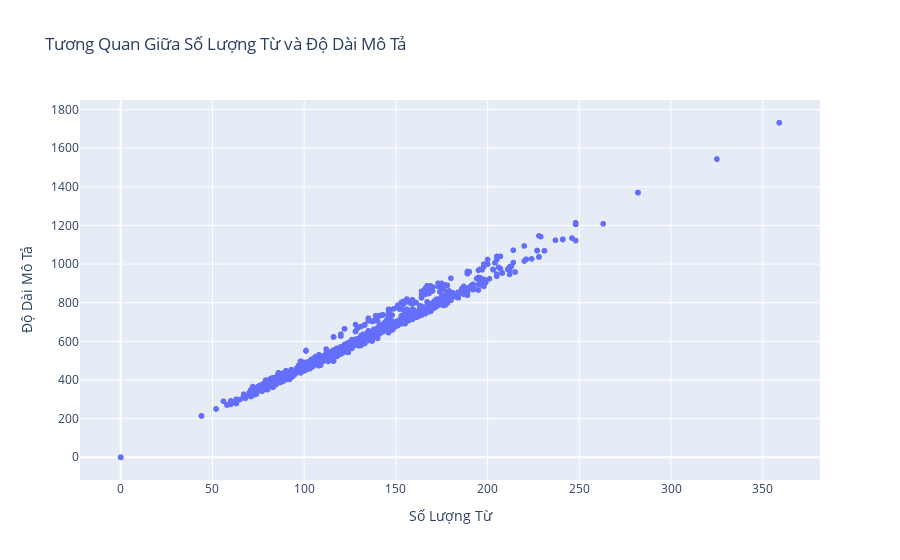

Write notebook code for a chart like this one.
### Code cell
df['word_count'] = df['decripsion'].apply(lambda x: len(str(x).split()))
fig = px.scatter(df, x='word_count', y='description_length', 
                 labels={'word_count': 'Số Lượng Từ', 'description_length': 'Độ Dài Mô Tả'},
                 title='Tương Quan Giữa Số Lượng Từ và Độ Dài Mô Tả')
fig.show()

### Figure 1 — Plotly figure (JSON) as saved in the notebook; plotly's stock layout.template omitted (floating-point values rounded to 4 significant figures; data arrays with more than 128 entries replaced by an {"elided": "..."} marker saying what was removed)
{"data": [{"hovertemplate": "Số Lượng Từ=%{x}<br>Độ Dài Mô Tả=%{y}<extra></extra>", "legendgroup": "", "marker": {"color": "#636efa", "symbol": "circle"}, "mode": "markers", "name": "", "showlegend": false, "type": "scattergl", "x": {"elided": "4424 int values"}, "xaxis": "x", "y": {"elided": "4424 int values"}, "yaxis": "y"}], "layout": {"legend": {"tracegroupgap": 0}, "title": {"text": "Tương Quan Giữa Số Lượng Từ và Độ Dài Mô Tả"}, "xaxis": {"anchor": "y", "domain": [0, 1], "title": {"text": "Số Lượng Từ"}}, "yaxis": {"anchor": "x", "domain": [0, 1], "title": {"text": "Độ Dài Mô Tả"}}}}
